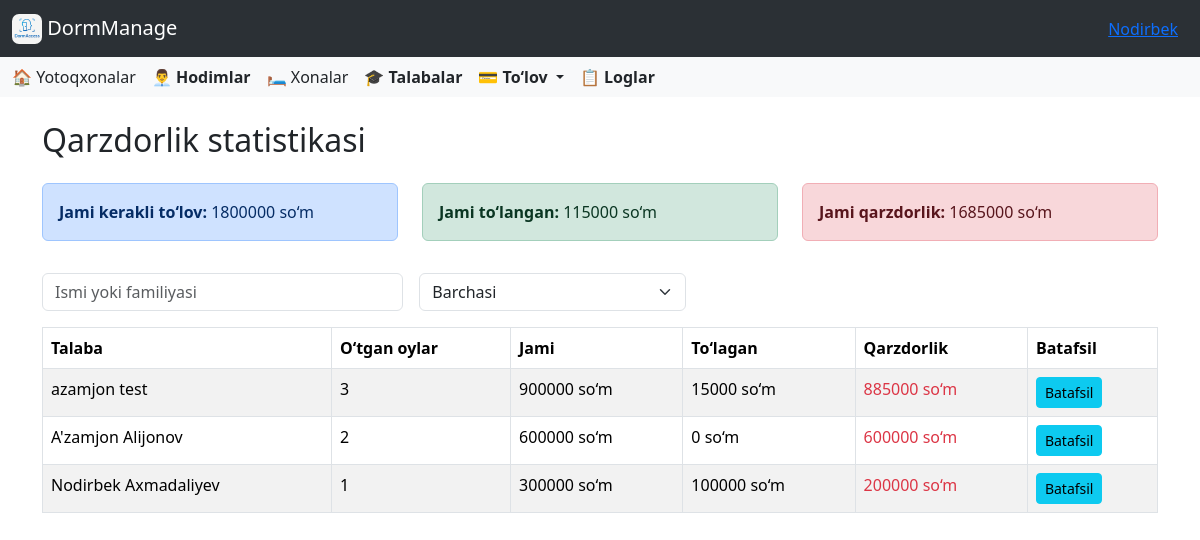
The app's page /payment/statistics/ (signed in) with its own data.
### accounts/models.py (models this page shows, shortened)
class CustomUser(AbstractUser):
    id = AutoIncrementField(start_from=1)
    ROLE_CHOICES = [
        ('director', 'Direktor'),
        ('employee', 'Xodim'),
    ]
    role = models.CharField(
        max_length=10,
        choices=ROLE_CHOICES,
        default='other',
        verbose_name='Lavozim'
    )
    work_start = models.TimeField(
        verbose_name='Ish boshlanish vaqti',
        null=True,
        blank=True
    )
    work_end = models.TimeField(
        verbose_name='Ish tugash vaqti',
        null=True,
        blank=True
    )
    phone_number = models.CharField(
        max_length=20,
        blank=True,
        verbose_name='Telefon raqami'
    )
    hire_date = models.CharField(
        max_length=10,
        null=True,
        blank=True,
        verbose_name='Ishga qabul qilingan sana'
    )
    photo = models.ImageField(
        upload_to=staff_photo_upload_path,
        blank=False,
        null=False,
        verbose_name='Hodim surati'
    )
    salary = models.PositiveIntegerField(
        verbose_name='Maosh',
        null=True,
        blank=True,
        help_text="Hodimning maoshi (so'mda)"
    )
    is_in_dormitory = models.BooleanField(default=False)

### student/models.py (models this page shows, shortened)
class Student(models.Model):
    id = AutoIncrementField(start_from=10000)
    dormitory = models.ForeignKey(Dormitory, models.CASCADE, related_name='students')
    first_name = models.CharField(max_length=50)
    last_name = models.CharField(max_length=50)
    faculty = models.CharField(max_length=100)
    room = models.ForeignKey(Room, on_delete=models.SET_NULL, null=True, blank=True, related_name='students')
    phone_number = models.CharField(max_length=20)
    is_in_dormitory = models.BooleanField(default=True)
    parent_full_name = models.CharField(max_length=100)
    parent_login = models.CharField(max_length=150, unique=True, editable=False)
    parent_password = models.CharField(max_length=20, editable=True)
    image = models.ImageField(upload_to=student_image_upload_to, null=True, blank=True)
    contract_number = models.CharField(max_length=50, null=True, blank=True)
    contract_date = models.DateField(null=True, blank=True)
    arrival_time = models.DateField(null=True, blank=True)
    checkout_time = models.DateField(null=True, blank=True)
    total_payment = models.PositiveIntegerField(null=True, blank=True, default=0)

### payment/views.py (the view)
# urls.py: path('statistics/', DebtStatisticsView.as_view(), name='debt_statistics'),
class DebtStatisticsView(ListView):
    model = Student
    template_name = 'payment/statistics.html'
    context_object_name = 'students'
    def get(self, request, *args, **kwargs):
        self.object_list = self.get_queryset()
        context = self.get_context_data()
        if request.headers.get('x-requested-with') == 'XMLHttpRequest':
            html = render_to_string("payment/statistics.html", context, request=request)
            return JsonResponse({'table_html': html})
        return super().get(request, *args, **kwargs)
    def get_queryset(self):
        user = self.request.user
        if hasattr(user, 'director'):
            dormitories = user.director.dormitories.all()
        elif hasattr(user, 'employee'):
            dormitories = [user.employee.dormitory]
        else:
            return Student.objects.none()
        queryset = Student.objects.filter(dormitory__in=dormitories)
        q = self.request.GET.get('q', '').strip()
        debt_filter = self.request.GET.get('debt_filter', '')  # new
        if q:
            queryset = queryset.filter(Q(first_name__icontains=q) | Q(last_name__icontains=q))
        results = []
        today = date.today()
        for student in queryset:
            if not student.arrival_time:
                continue
            checkout = student.checkout_time or today
            delta = relativedelta(checkout, student.arrival_time)
            months_passed = delta.years * 12 + delta.months + 1
            monthly = student.dormitory.monthly_payment or 0
            min_required_months = student.dormitory.default_monthly_payment or 0
            paid_total = student.total_payment or 0
            required_total = months_passed * monthly
            delta = relativedelta(today, student.arrival_time)
            delta_month = delta.years * 12 + delta.months + 1 - min_required_months
            if delta_month <= 0:
                debt = required_total - paid_total
            else:
                debt = (min_required_months + delta_month) * monthly - paid_total
            debt = max(debt, 0)
            if (
                    debt_filter == 'debtors' and debt > 0
                    or debt_filter == 'no_debt' and debt == 0
                    or debt_filter == ''
            ):
                student.months_passed = months_passed
                student.required_total = required_total
                student.paid_total = paid_total
                student.debt = debt
                results.append(student)
        return results
    def get_context_data(self, **kwargs):
        context = super().get_context_data(**kwargs)
        context['q'] = self.request.GET.get('q', '')
        context['debt_filter'] = self.request.GET.get('debt_filter', '')  # 🔄 yangi parametr
        students = context['students']  # queryset'dan qaytgan tayyor ro‘yxat
        total_required = sum(s.required_total for s in students)
        total_paid = sum(s.paid_total for s in students)
        total_debt = sum(s.debt for s in students)
        context['total_required'] = total_required
        context['total_paid'] = total_paid
        context['total_debt'] = total_debt
        return context

### templates/payment/statistics.html (shortened to what this page needs)
{% extends "base.html" %}
{% block content %}
<div class="container mt-4">
    <h2 class="mb-4">Qarzdorlik statistikasi</h2>
    <div class="row mb-3" id="statistics-section">
        <div class="col-md-4">
            <div class="alert alert-primary">
                <strong>Jami kerakli to‘lov:</strong> <span id="total-required">{{ total_required|floatformat:0 }}</span> so‘m
            </div>
        </div>
        <div class="col-md-4">
            <div class="alert alert-success">
                <strong>Jami to‘langan:</strong> <span id="total-paid">{{ total_paid|floatformat:0 }}</span> so‘m
            </div>
        </div>
        <div class="col-md-4">
            <div class="alert alert-danger">
                <strong>Jami qarzdorlik:</strong> <span id="total-debt">{{ total_debt|floatformat:0 }}</span> so‘m
            </div>
        </div>
    </div>
    <form method="get" class="row g-3 mb-3" id="search-form">
        <div class="col-md-4">
            <input type="text" name="q" value="{{ q }}" placeholder="Ismi yoki familiyasi" class="form-control search-input" />
        </div>
        <div class="col-md-3">
            <select name="debt_filter" class="form-select search-input">
                <option value="">Barchasi</option>
            </select>
        </div>
    </form>
    <div class="table-responsive" id="student-table-section">
        <table class="table table-bordered table-striped">
            <thead>
                <tr>
                    <th>Talaba</th>
                    <th>O‘tgan oylar</th>
                    <th>Jami</th>
                    <th>To‘lagan</th>
                    <th>Qarzdorlik</th>
                    <th>Batafsil</th>
                </tr>
            </thead>
            <tbody>
                {% for student in students %}
                <tr>
                    <td>{{ student.first_name }} {{ student.last_name }}</td>
                    <td>{{ student.months_passed }}</td>
                    <td>{{ student.required_total|floatformat:0 }} so‘m</td>
                    <td>{{ student.paid_total|floatformat:0 }} so‘m</td>
                    <td>
                        {% if student.debt > 0 %}
                            <span class="text-danger">{{ student.debt|floatformat:0 }} so‘m</span>
                        {% else %}
                            <span class="text-success">0</span>
                        {% endif %}
                    </td>
                    <td><a href="{% url 'student_detail' student.id %}" class="btn btn-sm btn-info">Batafsil</a></td>
                </tr>
                {% empty %}
                <tr>
                    <td colspan="6" class="text-center">Ma'lumot topilmadi</td>
                </tr>
                {% endfor %}
            </tbody>
        </table>
    </div>
</div>
{% endblock %}

### templates/base.html (shortened to what this page needs)
<!DOCTYPE html>
<html lang="en">
<head>
    <link href="https://cdn.jsdelivr.net/npm/bootstrap@5.3.5/dist/css/bootstrap.min.css" rel="stylesheet">
    <link rel="stylesheet" href="https://cdnjs.cloudflare.com/ajax/libs/font-awesome/6.0.0/css/all.min.css">
    <link rel="stylesheet" href="https://cdn.jsdelivr.net/npm/bootstrap-icons@1.10.5/font/bootstrap-icons.css">
    <link href="https://cdn.jsdelivr.net/npm/select2@4.1.0-rc.0/dist/css/select2.min.css" rel="stylesheet" />
</head>
<body>
<nav class="navbar bg-body-tertiary" data-bs-theme="dark">
  <div class="container-fluid">
    <a class="navbar-brand" href="{% url 'dashboard' %}">
      <img src="/media/images/icon.png" alt="Logo" style="width:30px; height:30px; border-radius:7px" class="d-inline-block align-text-top">
      DormManage
    </a>
    <div class="ms-auto" style="margin: 0 10px;">
      <a href="#" class="text-primary text-decoration-underline" data-bs-toggle="modal" data-bs-target="#userInfoModal">
        {{ user.first_name }}
      </a>
    </div>
  </div>
</nav>
<nav class="navbar bg-body-tertiary">
  <div class="container-fluid">
    <div class="d-none d-lg-flex gap-3 align-items-center">
  {% if user.role == 'director' %}
  <a class="nav-link" href="{% url 'dormitories' %}">🏠 Yotoqxonalar</a>
  <a class="nav-link" href="{% url 'employees' %}"><strong>👨‍💼 Hodimlar</strong></a>
  {% endif %}
  <a class="nav-link" href="{% url 'rooms' %}">🛏️ Xonalar</a>
  <a class="nav-link" href="{% url 'students' %}"><strong>🎓 Talabalar</strong></a>
  <div class="nav-item dropdown">
    <a class="nav-link dropdown-toggle" href="#" role="button" data-bs-toggle="dropdown" aria-expanded="false">
      <strong>💳 To‘lov</strong>
    </a>
  </div>
  <a class="nav-link" href="{% url 'logs' %}"><strong>📋 Loglar</strong></a>
</div>
  </div>
</nav>
{% block content %}
{% endblock %}
</body>
</html>

### records on screen
CustomUser: first_name "Nodirbek"
Student: first_name "azamjon", last_name "test", months_passed "3", required_total "900000", paid_total "15000", debt "885000"
Student: first_name "A'zamjon", last_name "Alijonov", months_passed "2", required_total "600000", paid_total "0", debt "600000"
Student: first_name "Nodirbek", last_name "Axmadaliyev", months_passed "1", required_total "300000", paid_total "100000", debt "200000"

### other values on screen
{{ total_required|floatformat:0 }} "1800000"
{{ total_paid|floatformat:0 }} "115000"
{{ total_debt|floatformat:0 }} "1685000"
